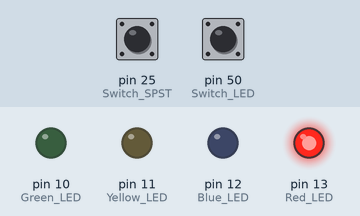
This sketch was run on a simulated Arduino Mega 2560, built with avr-gcc and run on an emulated ATmega2560. Parts: output pins drawn as LEDs (lit = HIGH). The test bench sets the inputs (shaded band); at power-on: pin 50 (Switch_LED) LOW, pin 25 (Switch_SPST) LOW. What the sketch prints to the serial monitor is not drawn.

Above: at 1.2 s.
1.3 s: pin 50 (Switch_LED) pulled HIGH for 0.15 s
At 1.38 s:
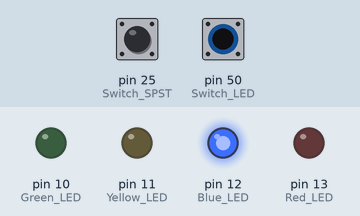
2.9 s: pin 25 (Switch_SPST) pulled HIGH for 0.15 s
At 2.98 s:
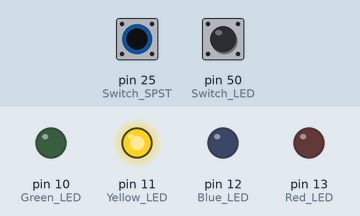
4.5 s: pin 25 (Switch_SPST) pulled HIGH for 3.2 s
At 8.8 s:
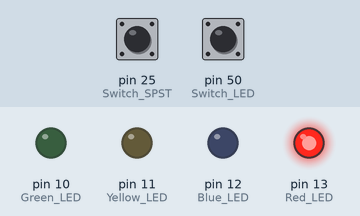
9.2 s: pin 50 (Switch_LED) pulled HIGH for 3.2 s
At 10.0 s:
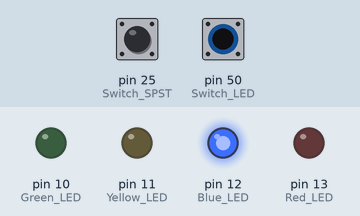
13.9 s: pin 25 (Switch_SPST) driven HIGH and pin 50 (Switch_LED) driven HIGH
At 14.7 s:
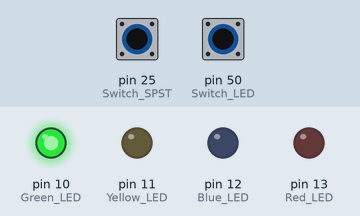
Timing chart, 0 to 16.4 s (numbered marks = the images above; inputs shaded):
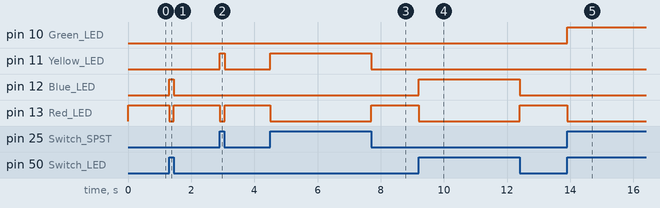

Measured:
- after the input at 1.3 s, pin 12 (Blue_LED): LOW → HIGH at once, → LOW 0.15 s later; pin 13 (Red_LED): HIGH → LOW at once, → HIGH 0.15 s later
- after the input at 2.9 s, pin 11 (Yellow_LED): LOW → HIGH at once, → LOW 0.15 s later; pin 13 (Red_LED): HIGH → LOW at once, → HIGH 0.15 s later
- after the input at 4.5 s, pin 11 (Yellow_LED): LOW → HIGH at once, → LOW 3.2 s later; pin 13 (Red_LED): HIGH → LOW at once, → HIGH 3.2 s later
- after the input at 9.2 s, pin 12 (Blue_LED): LOW → HIGH at once, → LOW 3.2 s later; pin 13 (Red_LED): HIGH → LOW at once, → HIGH 3.2 s later
- after the input at 13.9 s, pin 10 (Green_LED): LOW → HIGH at once; pin 13 (Red_LED): HIGH → LOW at once

The sketch:

Lighted_Double_Switch.ino
```cpp
/*
 By Robert Wilson
 17 July 2017
*/

const int Switch_SPST = 25;
const int Switch_LED = 50;
const int Blue_LED = 12;
const int Red_LED = 13;
const int Yellow_LED = 11;
const int Green_LED = 10;

void setup() {
  //
  pinMode(Switch_SPST, INPUT);
  pinMode(Switch_LED, INPUT);
  pinMode(Red_LED, OUTPUT);
  pinMode(Blue_LED, OUTPUT);
  pinMode(Yellow_LED, OUTPUT);
  pinMode(Green_LED, OUTPUT);

   Serial.begin(9600); //init serial to 9600b/s
  digitalWrite(Red_LED, LOW);
  digitalWrite(Blue_LED, LOW);
  digitalWrite(Yellow_LED, LOW);
  digitalWrite(Green_LED, LOW);
}

void loop() {
  // put your main code here, to run repeatedly:
  int Switch_LED_Value = digitalRead(Switch_LED);
  int Switch_SPST_Value = digitalRead(Switch_SPST);
  Serial.println(Switch_LED_Value);   //Print Low when no magnetic field is detected

    if((Switch_LED_Value == 1) && (Switch_SPST_Value == 1))
    {
      digitalWrite(Blue_LED, LOW);
      digitalWrite(Yellow_LED, LOW);
      digitalWrite(Green_LED, HIGH);
      digitalWrite(Red_LED, LOW);
    }
    else if(Switch_LED_Value)
    {
      digitalWrite(Blue_LED, HIGH);
      digitalWrite(Yellow_LED, LOW);
      digitalWrite(Green_LED, LOW);
      digitalWrite(Red_LED, LOW);
    }
    else if(Switch_SPST_Value)
    {
      digitalWrite(Blue_LED, LOW);
      digitalWrite(Yellow_LED, HIGH);
      digitalWrite(Green_LED, LOW);
      digitalWrite(Red_LED, LOW);
    }
    else
    {
      digitalWrite(Blue_LED, LOW);
      digitalWrite(Yellow_LED, LOW);
      digitalWrite(Green_LED, LOW);
      digitalWrite(Red_LED, HIGH);
    }
}
```
